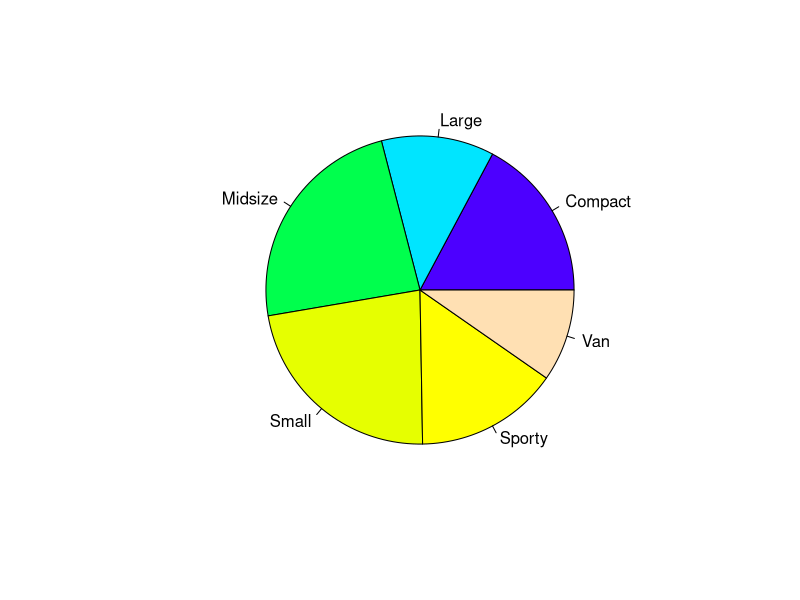

R code for this plot:
# Title     : TODO
# Objective : TODO
# Created by: coeat
# Created on: 2021/04/20

library(MASS)
print('START**********')
tab <- with(Cars93, table(Type))
names(tab)<-c('Compact', 'Large', 'Midsize', 'Small', 'Sporty', 'Van')

pie(tab,col=topo.colors(6))
